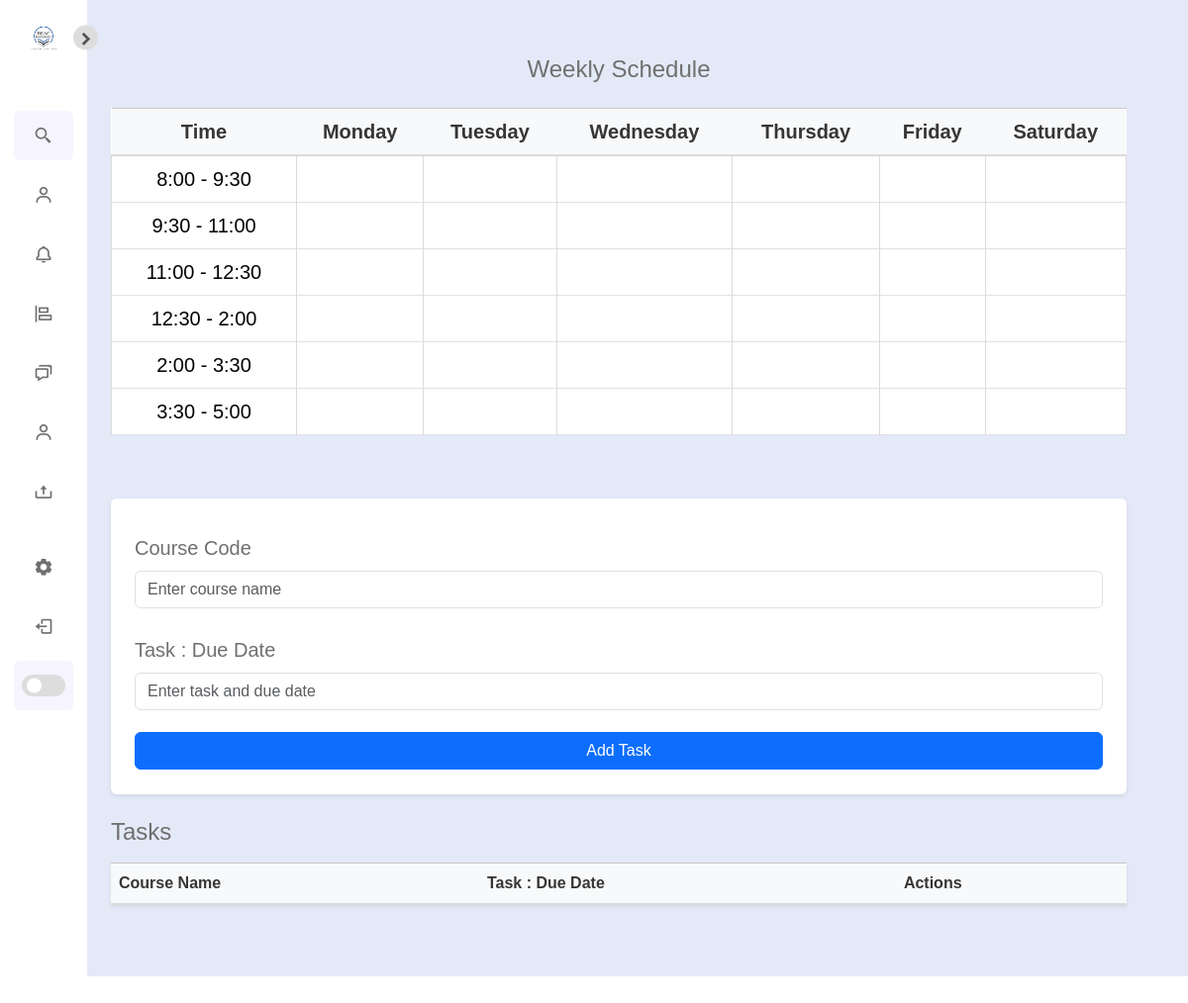
The app's page /dashboard/dashboard/, older data.
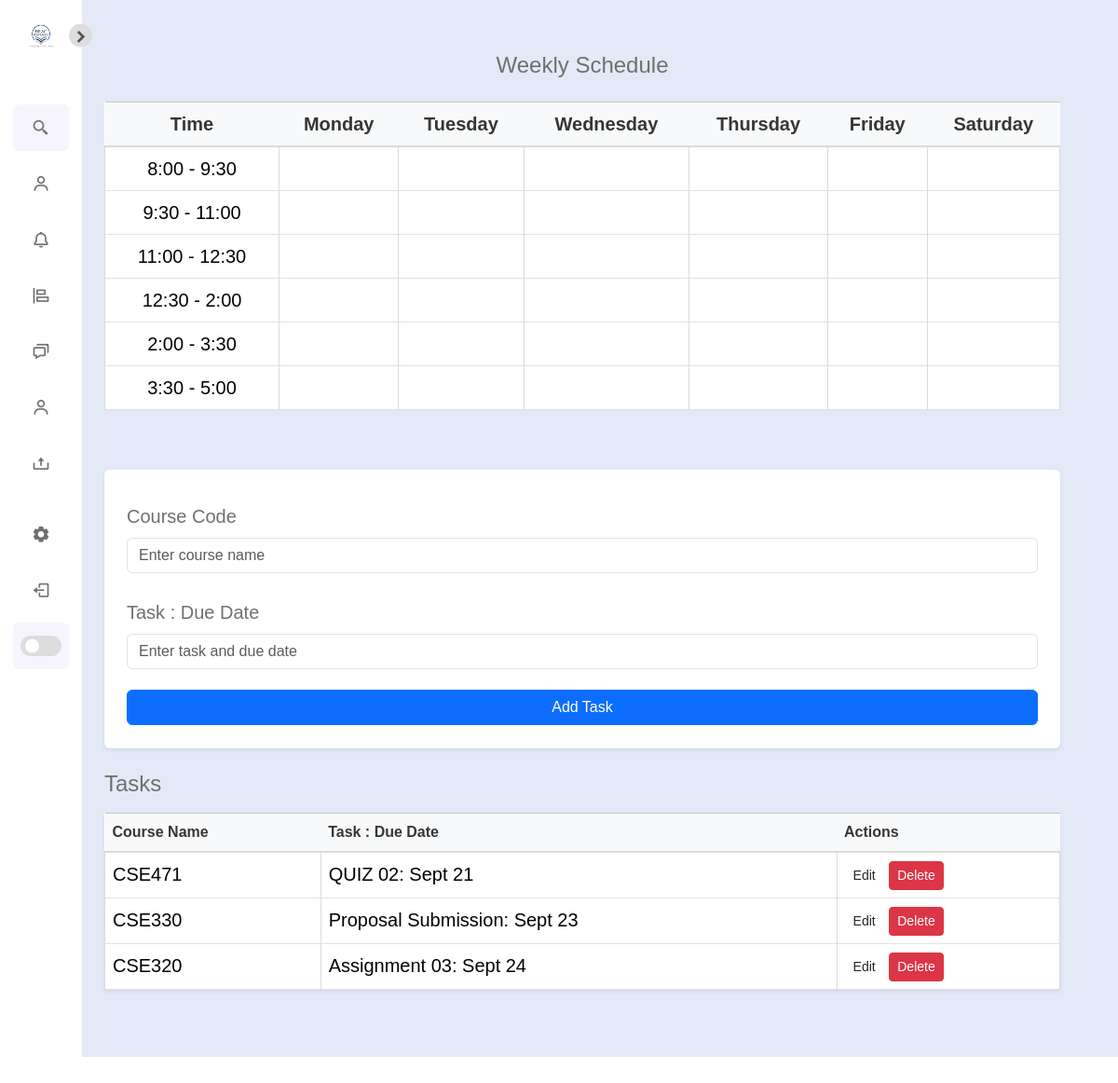
The same page, newer data.
### dashboard/models.py (models this page shows, shortened)
class User(models.Model):
    name = models.CharField(max_length=100)
    task = models.CharField(max_length=255, default='New Task')

### dashboard/views.py (the view)
# urls.py: path('dashboard/', include('dashboard.urls')),
def dashboard(request):
    if request.method == 'POST':
        name = request.POST.get('name')
        task = request.POST.get('task')
        if name and task:
            User.objects.create(name=name, task=task)
        return redirect('dashboard')
    tasks = User.objects.all()
    def extract_last_two_digits(task):
        try:
            return int(task.task[-2:])
        except ValueError:
            return float('inf')
    sorted_tasks = sorted(tasks, key=extract_last_two_digits)
    return render(request, 'dashboard.html', {'tasks': sorted_tasks})

### direct/views.py (called while the page is built)
def checkDirects(request):
	directs_count = 0
	if request.user.is_authenticated:
		directs_count = Message.objects.filter(user=request.user, is_read=False).count()
	return {'directs_count':directs_count}

### notifications/views.py (called while the page is built)
def CountNotifications(request):
	count_notifications = 0
	if request.user.is_authenticated:
		count_notifications = Notification.objects.filter(user=request.user, is_seen=False).count()
	return {'count_notifications':count_notifications}

### Config/templates/dashboard.html (shortened to what this page needs)
{% extends 'base.html' %}
{% load static %}
{% block content %}
<div class="container mt-5">
    <h1 class="text-center mb-4 fs-4">Weekly Schedule</h1>
    <table class="table table-bordered text-center">
        <thead class="table-light fs-5">
            <tr>
                <th scope="col">Time</th>
                <th scope="col">Monday</th>
                <th scope="col">Tuesday</th>
                <th scope="col">Wednesday</th>
                <th scope="col">Thursday</th>
                <th scope="col">Friday</th>
                <th scope="col">Saturday</th>
            </tr>
        </thead>
        <tbody class="fs-5">
            <tr>
                <td>8:00 - 9:30</td>
                <td></td>
                <td></td>
                <td></td>
                <td></td>
                <td></td>
                <td></td>
            </tr>
            <tr>
                <td>9:30 - 11:00</td>
                <td></td>
                <td></td>
                <td></td>
                <td></td>
                <td></td>
                <td></td>
            </tr>
            <tr>
                <td>11:00 - 12:30</td>
                <td></td>
                <td></td>
                <td></td>
                <td></td>
                <td></td>
                <td></td>
            </tr>
            <tr>
                <td>12:30 - 2:00</td>
                <td></td>
                <td></td>
                <td></td>
                <td></td>
                <td></td>
                <td></td>
            </tr>
            <tr>
                <td>2:00 - 3:30</td>
                <td></td>
                <td></td>
                <td></td>
                <td></td>
                <td></td>
                <td></td>
            </tr>
            <tr>
                <td>3:30 - 5:00</td>
                <td></td>
                <td></td>
                <td></td>
                <td></td>
                <td></td>
                <td></td>
            </tr>
        </tbody>
    </table>
</div>
    <div class="container py-5">
        <form method="POST" enctype="multipart/form-data" class="mb-4 p-4 bg-white shadow-sm rounded">
            <div class="mb-3">
                <label for="name" class="form-label fs-5">Course Code</label>
                <input type="text" id="name" name="name" class="form-control" placeholder="Enter course name">
            </div>
            <div class="mb-3">
                <label for="task" class="form-label fs-5">Task : Due Date</label>
                <input type="text" id="task" name="task" class="form-control" placeholder="Enter task and due date">
            </div>
            <button type="submit" class="btn btn-primary w-100">Add Task</button>
        </form>
        <h4 class="mb-3">Tasks</h4>
        <table class="table table-bordered bg-white shadow-sm">
            <thead class="table-light fs-6">
                <tr>
                    <th>Course Name</th>
                    <th>Task : Due Date</th>
                    <th>Actions</th>
                </tr>
            </thead>
            <tbody class="fs-5">
                {% for task in tasks %}
                <tr>
                    <td>{{ task.name }}</td>
                    <td>{{ task.task }}</td>
                    <td>
                        <a href="{% url 'edit_task' task.id %}" class="btn btn-sm btn-default">Edit</a>
                        <form method="POST" action="{% url 'delete_task' task.id %}" class="d-inline">
                            <button type="submit" class="btn btn-sm btn-danger">Delete</button>
                        </form>
                    </td>
                </tr>
                {% endfor %}
            </tbody>
        </table>
    </div>
{% endblock %}

### Config/templates/base.html (shortened to what this page needs)
{% load static %}
<!doctype html>
<html lang="en">
  <head>
    <link rel="stylesheet" href="{% static 'css/style1.css' %}">
    <link rel="stylesheet" href="{% static 'css/bulma.min.css' %}">
    <link href='https://unpkg.com/boxicons@2.1.4/css/boxicons.min.css' rel='stylesheet'>
    <link href="https://cdn.jsdelivr.net/npm/bootstrap@5.3.3/dist/css/bootstrap.min.css" rel="stylesheet">
  </head>
  <body>
    <nav class="sidebar close">
      <header>
        <div class="image-text">
          <span class="image">
            <a href="{% url 'index' %}"><img src="{% static 'img/logo.png' %}" alt="logo"></a>
          </span>
        </div>
        <div class="toggle">
          <i class='bx bxs-chevron-right ' ></i>
        </div>
      </header>
      <div class="menu-bar">
        <div class="menu">
          <li class="search-box">
            <a href="{% url 'usersearch' %}">
              <i class='bx bx-search-alt-2 icon' ></i>
            </a>
          </li>
          <ul class="menu-links">
            <li class="nav-link">
              <a href="{% url 'dashboard' %}">
                <i class='bx bx-user icon'></i>
              </a>
            </li>
            <li class="nav-link">
              <a href="{% url 'show-notifications' %}">
                <i class='bx bx-bell icon' ></i>
              </a>
            </li>
            <li class="nav-link">
              <a href="#">
                <i class='bx bx-objects-horizontal-left icon' ></i>
              </a>
            </li>
            <li class="nav-link">
              <a href="{% url 'directs' request.user %}">
                <i class='bx bx-chat icon' ></i>
              </a>
            </li>
            <li class="nav-link">
              <a href="{% url 'profile' request.user %}">
                <i class='bx bx-user icon'></i>
              </a>
            </li>
            <li class="nav-link">
              <a href="{% url 'newpost' %}">
                <i class='bx bx-upload icon'></i>
              </a>
            </li>
          </ul>
        </div>
        <div class="bottom-content">
          <li class="">
            <a href="#">
              <i class='bx bxs-cog icon' ></i>
            </a>
          </li>
          <li class="nav-link">
            <a href="{% url 'logout' %}">
              <i class='bx bx-log-out icon' ></i>
            </a>
          </li>
          <li class="mode">
            <div class="toggle-switch">
              <span class="switch"></span>
            </div>
          </li>
        </div>
      </div>
    </nav>
    <main>
      <section class="home">
          <div class="text">
            {% block content %}
            {% endblock %}
          </div>
      </section>
    </main>
  </body>
</html>

### Config/static/css/style1.css (style rules this page uses)
* { font-family: sans-serif; margin: 0; padding: 0; box-sizing: border-box; }
:root { --body-color: #E4E9F7; --sidebar-color: #FFF; --primary-color: #5d5c5e; --primary-color-light: #F6F5FF; --toggle-color: #DDD; --text-color: #707070; --tran-02: all 0.2s ease; --tran-03: all 0.3s ease; --tran-04: all 0.4s ease; --tran-05: all 0.5s ease; }
body { height: 100vh; background: var(--body-color); transition: var(--tran-02); }
.sidebar.close { width: 88px; }
.sidebar .image { min-width: 60px; display: flex; align-items: center; justify-content: center; }
.sidebar { position: fixed; top: 0; left: 0; height: 100%; width: 250px; padding: 10px 14px; background: var(--sidebar-color); transition: var(--tran-05); z-index: 100; }
ul.menu-links { padding-left: 0; }
.sidebar li { height: 50px; margin-top: 10px; list-style: none; display: flex; align-items: center; }
.sidebar li .icon, .sidebar li .text { color: var(--text-color); transition: var(--tran-02); }
.sidebar li .icon { display: flex; align-items: center; justify-content: center; min-width: 60px; font-size: 20px; }
.sidebar header { position: relative; }
.sidebar .image-text img { width: 40px; border-radius: 6px; }
.sidebar header .image-text { display: flex; align-items: center; }
.sidebar .menu { margin-top: 35px; }
.sidebar header .toggle { position: absolute; top: 50%; right: -25px; transform: translateY(-50%) rotate(180deg); height: 25px; width: 25px; background: white; display: flex; align-items: center; justify-content: center; border-radius: 50%; background-color: var(--toggle-color); font-size: 22px; transition: var(--tran-03); color: #545556; }
.sidebar.close header .toggle { transform: translateY(-50%); }
.sidebar .search-box { background: var(--primary-color-light); border-radius: 6px; transition: var(--tran-05); }
.sidebar li a { height: 100%; width: 100%; display: flex; align-items: center; text-decoration: none; border-radius: 6px; font-weight: 500; transition: var(--tran-04); }
.sidebar .menu-bar { height: cal(100% - 50px); display: flex; flex-direction: column; justify-content: space-between; }
.menu-bar .mode { position: relative; border-radius: 60px; background: var(--primary-color-light); }
.menu-bar .mode .toggle-switch { position: absolute; right: 0; display: flex; align-items: center; justify-content: center; height: 100%; min-width: 60px; cursor: pointer; border-radius: 6px; background: var(--primary-color-light); }
.toggle-switch .switch { position: relative; height: 22px; width: 44px; border-radius: 25px; background: var(--toggle-color); transition: var(--tran-05); }
.switch::before { content: ''; position: absolute; height: 15px; width: 15px; border-radius: 50%; top: 50%; left: 5px; transform: translateY(-50%); background: var(--sidebar-color); transition: var(--tran-03); }
main .home { position: relative; left: 250px; width: calc(100% - 250px); background: var(--body-color); transition: var(--tran-05); }
main .home .text { font-size: 30px; font-weight: 500; color: var(--text-color); padding: 8px 50px; }
.sidebar.close ~ main .home { left: 50px; width: calc(100% - 50px); }
body { overflow-x: hidden; }

Row changes from the older to the newer data that the page shows:
added User: name "CSE471", task "QUIZ 02: Sept 21"
added User: name "CSE330", task "Proposal Submission: Sept 23"
added User: name "CSE320", task "Assignment 03: Sept 24"
